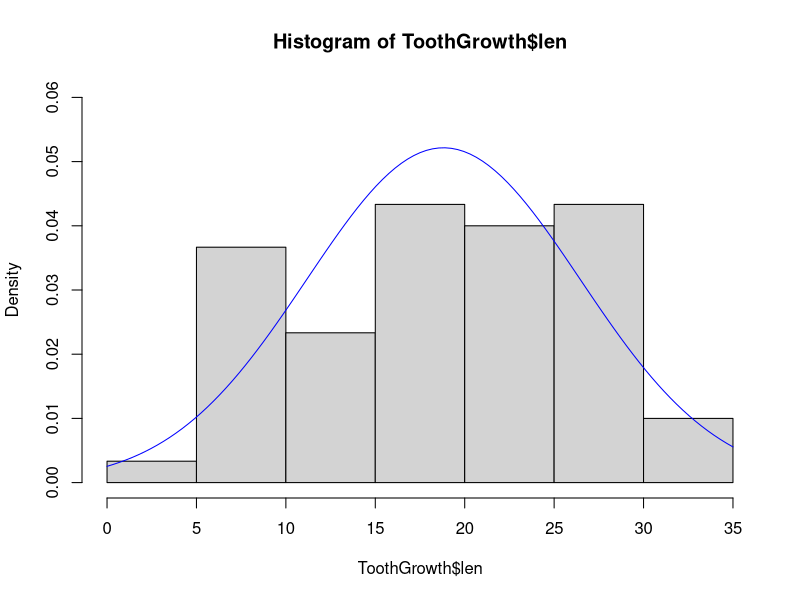
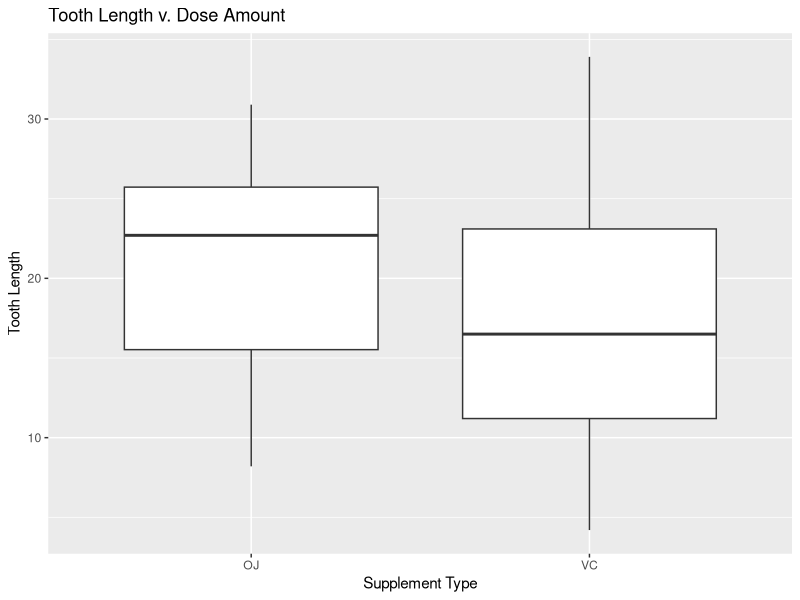
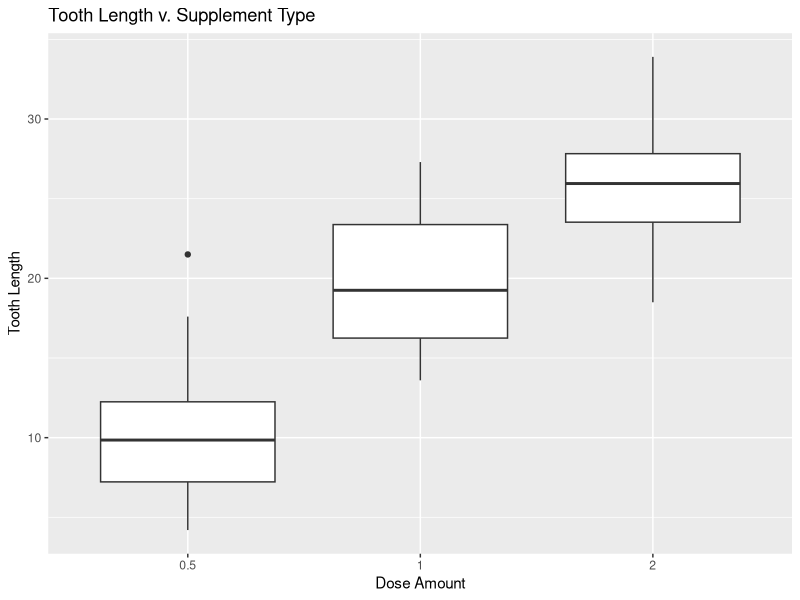

Here is the R script that generated these plots, in order: (Note: this script raises an error after producing the figures.)
## ---- chunk 1
knitr::opts_chunk$set(echo = TRUE)
## ---- chunk 2
library(datasets)
data("ToothGrowth")
str(ToothGrowth)
## ---- chunk 3
ToothGrowth$dose <- as.factor(ToothGrowth$dose)
str(ToothGrowth)

hist(ToothGrowth$len, freq = FALSE, ylim = c(0.00, 0.06))

curve(dnorm(x, mean = mean(ToothGrowth$len), 
            sd = sd(ToothGrowth$len)), add = TRUE, col = "blue")
## ---- chunk 4
summary(ToothGrowth)

library(ggplot2)
ggplot(ToothGrowth, aes(x = supp, y = len)) +
    geom_boxplot(aes()) +
    labs(title = "Tooth Length v. Dose Amount", 
         x = "Supplement Type", y = "Tooth Length")

ggplot(ToothGrowth, aes(x = dose, y = len)) +
    geom_boxplot(aes()) +
    labs(title = "Tooth Length v. Supplement Type", 
         x = "Dose Amount", y = "Tooth Length")
## ---- chunk 5
t.test(len ~ supp, paired = FALSE, var.equal = TRUE, data = ToothGrowth)
## ---- chunk 6
TGdose05_1 <- subset(ToothGrowth, dose %in% c(0.5, 1))
TGdose1_2 <- subset(ToothGrowth, dose %in% c(1, 2))
TGdose2_05 <- subset(ToothGrowth, dose %in% c(2, 0.5))

#95% Confidence Intervals
rbind(t.test(len ~ dose, paired = FALSE, var.equal = TRUE, data = TGdose05_1)$conf,
      t.test(len ~ dose, paired = FALSE, var.equal = TRUE, data = TGdose1_2)$conf,
      t.test(len ~ dose, paired = FALSE, var.equal = TRUE, data = TGdose2_05)$conf)

#P-Values
rbind(t.test(len ~ dose, paired = FALSE, var.equal = TRUE, data = TGdose05_1)$p.value,
      t.test(len ~ dose, paired = FALSE, var.equal = TRUE, data = TGdose1_2)$p.value,
      t.test(len ~ dose, paired = FALSE, var.equal = TRUE, data = TGdose2_05)$p.value)
